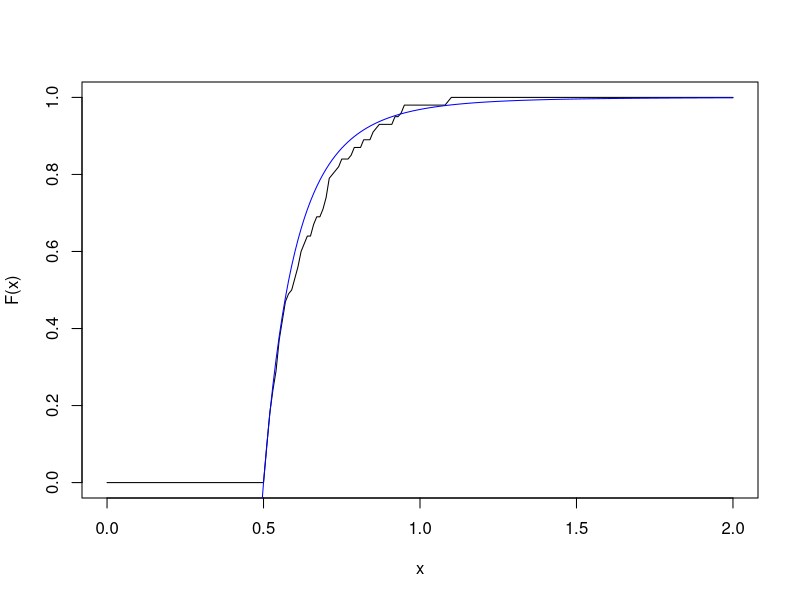

Write R code to recreate this figure.
## ---- chunk 1
my_rpareto <- function(n, a, b){
  u <- runif(n)
  x <- b*(1 - u)^{-1/a}
  return(x)
}
## ---- chunk 2
x <- my_rpareto(100, 5, 0.5)
grid_pts <- seq(0, 2, 0.01)

plot(grid_pts, ecdf(x)(grid_pts), type="l", xlab="x", ylab="F(x)")
lines(grid_pts, 1 - (0.5/grid_pts)^5, col="blue")
